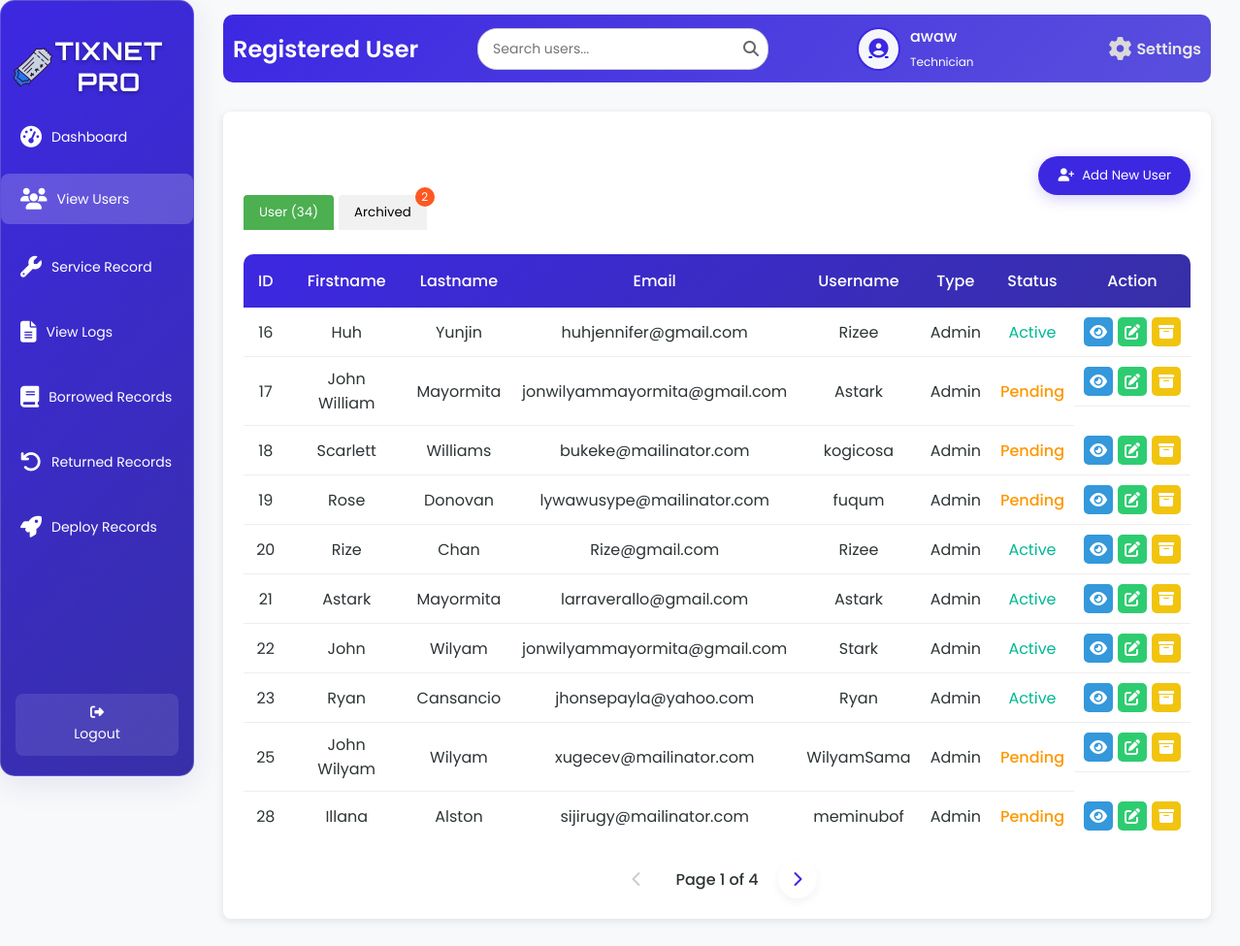
The page /viewU.php (signed in) on the database its author committed.
### tables this page shows
CREATE TABLE `tbl_user` (
  `u_id` int(50) NOT NULL,
  `u_fname` varchar(200) NOT NULL,
  `u_lname` varchar(200) NOT NULL,
  `u_email` varchar(200) NOT NULL,
  `u_username` varchar(200) NOT NULL,
  `u_password` varchar(200) NOT NULL,
  `u_type` varchar(200) NOT NULL,
  `u_status` varchar(200) NOT NULL
);

### viewU.php (the view, shortened to what this page needs)
<?php
include 'db.php';
$username = $_SESSION['username'];
$firstName = '';
$userType = '';
$avatarPath = $_SESSION['avatarPath'];
if ($conn) {
    $sqlUser = "SELECT u_fname, u_lname, u_type FROM tbl_user WHERE u_username = ?";
    $stmt = $conn->prepare($sqlUser);
    if (!$stmt) {
        error_log("Prepare failed for user details: " . $conn->error);
    } else {
        $stmt->bind_param("s", $username);
        $stmt->execute();
        $resultUser = $stmt->get_result();
        if ($resultUser->num_rows > 0) {
            $row = $resultUser->fetch_assoc();
            $firstName = $row['u_fname'];
            $userType = $row['u_type'];
        }
    }
}
$limit = 10;
$page = isset($_GET['page']) ? (int)$_GET['page'] : 1;
$offset = ($page - 1) * $limit;
$countQuery = "SELECT COUNT(*) as total FROM tbl_user WHERE u_status IN ('active', 'pending')";
$countResult = $conn->query($countQuery);
$totalUsers = $countResult->fetch_assoc()['total'];
$totalPages = ceil($totalUsers / $limit);
$sql = "SELECT u_id, u_fname, u_lname, u_email, u_username, u_type, u_status FROM tbl_user WHERE u_status IN ('active', 'pending') LIMIT ?, ?";
$stmt = $conn->prepare($sql);
$stmt->bind_param("ii", $offset, $limit);
$stmt->execute();
$activeAndPendingUsers = $stmt->get_result();
$archivedCountQuery = "SELECT COUNT(*) as total FROM tbl_archive";
$archivedCountResult = $conn->query($archivedCountQuery);
$totalArchived = $archivedCountResult->fetch_assoc()['total'];
?>
<!DOCTYPE html>
<html lang="en">
<head>
    <link rel="stylesheet" href="viewU.css">
    <link rel="stylesheet" href="https://cdnjs.cloudflare.com/ajax/libs/font-awesome/6.6.0/css/all.min.css" />
</head>
<body>
<div class="wrapper">
    <div class="sidebar glass-container">
        <h2><img src="image/logo.png" alt="Tix Net Icon" class="sidebar-icon">TixNet Pro</h2>
        <ul>
            <li><a href="adminD.php"><i class="fas fa-tachometer-alt"></i> <span>Dashboard</span></a></li>
            <li><a href="viewU.php" class="active"><i class="fas fa-users"></i> <span>View Users</span></a></li>
            <li><a href="view_service_record.php"><i class="fas fa-wrench"></i> <span>Service Record</span></a></li>
            <li><a href="logs.php"><i class="fas fa-file-alt"></i> <span>View Logs</span></a></li>
            <li><a href="borrowedT.php"><i class="fas fa-book"></i> <span>Borrowed Records</span></a></li>
            <li><a href="returnT.php"><i class="fas fa-undo"></i> <span>Returned Records</span></a></li>
            <li><a href="deployedT.php"><i class="fas fa-rocket"></i> <span>Deploy Records</span></a></li>
        </ul>
        <footer>
            <a href="index.php" class="back-home"><i class="fas fa-sign-out-alt"></i> Logout</a>
        </footer>
    </div>
    <div class="container">
        <div class="upper">
            <h1>Registered User</h1>
            <div class="search-container">
                <input type="text" class="search-bar" id="searchInput" placeholder="Search users..." onkeyup="debouncedSearchUsers()">
                <span class="search-icon"><i class="fas fa-search"></i></span>
            </div>
            <div class="user-profile">
                <div class="user-icon">
                    <a href="image.php">
                        <?php
                        $cleanAvatarPath = preg_replace('/\?\d+$/', '', $avatarPath);
                        if (!empty($avatarPath) && file_exists($cleanAvatarPath)) {
                            echo "<img src='" . htmlspecialchars($avatarPath, ENT_QUOTES, 'UTF-8') . "' alt='User Avatar'>";
                        } else {
                            echo "<i class='fas fa-user-circle'></i>";
                        }
                        ?>
                    </a>
                </div>
                <div class="user-details">
                    <span><?php echo htmlspecialchars($firstName, ENT_QUOTES, 'UTF-8'); ?></span>
                    <small><?php echo htmlspecialchars(ucfirst($userType), ENT_QUOTES, 'UTF-8'); ?></small>
                </div>
                <a href="settings.php" class="settings-link">
                    <i class="fas fa-cog"></i>
                    <span>Settings</span>
                </a>
            </div>
        </div>
        <div class="table-box glass-container">
            <div class="tab-buttons">
                <button class="tab-btn active" onclick="showTab('active')">User (<?php echo $totalUsers; ?>)</button>
                <button class="tab-btn" onclick="showTab('archived')">
                    Archived
                    <?php if ($totalArchived > 0): ?>
                        <span class="tab-badge"><?php echo $totalArchived; ?></span>
                    <?php endif; ?>
                </button>
            </div>
            <div id="active-users-tab" class="active">
                <div>
                    <button class="add-user-btn" onclick="showAddUserModal()"><i class="fas fa-user-plus"></i> Add New User</button>
                </div>
                <table id="active-users-table">
                    <thead>
                        <tr>
                            <th>ID</th>
                            <th>Firstname</th>
                            <th>Lastname</th>
                            <th>Email</th>
                            <th>Username</th>
                            <th>Type</th>
                            <th>Status</th>
                            <th>Action</th>
                        </tr>
                    </thead>
                    <tbody id="active-users-tbody">
                        <?php
                        if ($activeAndPendingUsers->num_rows > 0) {
                            while ($row = $activeAndPendingUsers->fetch_assoc()) {
                                echo "<tr>
                                        <td>{$row['u_id']}</td>
                                        <td>" . htmlspecialchars($row['u_fname'], ENT_QUOTES, 'UTF-8') . "</td>
                                        <td>" . htmlspecialchars($row['u_lname'], ENT_QUOTES, 'UTF-8') . "</td>
                                        <td>" . htmlspecialchars($row['u_email'], ENT_QUOTES, 'UTF-8') . "</td>
                                        <td>" . htmlspecialchars($row['u_username'], ENT_QUOTES, 'UTF-8') . "</td>
                                        <td>" . ucfirst(strtolower($row['u_type'])) . "</td>
                                        <td class='status-" . strtolower($row['u_status']) . "'>" . ucfirst(strtolower($row['u_status'])) . "</td>
                                        <td class='action-buttons'>
                                            <a class='view-btn' onclick=\"showViewModal('{$row['u_id']}', '" . htmlspecialchars($row['u_fname'], ENT_QUOTES, 'UTF-8') . "', '" . htmlspecialchars($row['u_lname'], ENT_QUOTES, 'UTF-8') . "', '" . htmlspecialchars($row['u_email'], ENT_QUOTES, 'UTF-8') . "', '" . htmlspecialchars($row['u_username'], ENT_QUOTES, 'UTF-8') . "', '{$row['u_type']}', '{$row['u_status']}')\" title='View'><i class='fas fa-eye'></i></a>
                                            <a class='edit-btn' onclick=\"showEditUserModal('{$row['u_id']}', '" . htmlspecialchars($row['u_fname'], ENT_QUOTES, 'UTF-8') . "', '" . htmlspecialchars($row['u_lname'], ENT_QUOTES, 'UTF-8') . "', '" . htmlspecialchars($row['u_email'], ENT_QUOTES, 'UTF-8') . "', '" . htmlspecialchars($row['u_username'], ENT_QUOTES, 'UTF-8') . "', '{$row['u_type']}', '{$row['u_status']}')\" title='Edit'><i class='fas fa-edit'></i></a>
                                            <a class='archive-btn' onclick=\"showArchiveModal('{$row['u_id']}', '" . htmlspecialchars($row['u_fname'] . ' ' . $row['u_lname'], ENT_QUOTES, 'UTF-8') . "')\" title='Archive'><i class='fas fa-archive'></i></a>
                                        </td>
                                    </tr>";
                            }
                        } else {
                            echo "<tr><td colspan='8' style='text-align: center;'>No active or pending users found.</td></tr>";
                        }
                        ?>
                    </tbody>
                </table>
                <div class="pagination" id="active-users-pagination">
                    <?php if ($page > 1): ?>
                        <a href="javascript:searchUsers(<?php echo $page - 1; ?>)" class="pagination-link"><i class="fas fa-chevron-left"></i></a>
                    <?php else: ?>
                        <span class="pagination-link disabled"><i class="fas fa-chevron-left"></i></span>
                    <?php endif; ?>
                    <span class="current-page">Page <?php echo $page; ?> of <?php echo $totalPages; ?></span>
                    <?php if ($page < $totalPages): ?>
                        <a href="javascript:searchUsers(<?php echo $page + 1; ?>)" class="pagination-link"><i class="fas fa-chevron-right"></i></a>
                    <?php else: ?>
                        <span class="pagination-link disabled"><i class="fas fa-chevron-right"></i></span>
                    <?php endif; ?>
                </div>
            </div>
        </div>
    </div>
</div>
</body>
</html>

### rows shown on the page
tbl_user: u_fname "awaw", u_type "Technician"
tbl_user: u_id "16", u_fname "Huh", u_lname "Yunjin", u_email "huhjennifer@gmail.com", u_username "Rizee", u_type "Admin", u_status "Active"
tbl_user: u_id "17", u_fname "John William", u_lname "Mayormita", u_email "jonwilyammayormita@gmail.com", u_username "Astark", u_type "Admin", u_status "Pending"
tbl_user: u_id "18", u_fname "Scarlett", u_lname "Williams", u_email "bukeke@mailinator.com", u_username "kogicosa", u_type "Admin", u_status "Pending"
tbl_user: u_id "19", u_fname "Rose", u_lname "Donovan", u_email "lywawusype@mailinator.com", u_username "fuqum", u_type "Admin", u_status "Pending"
tbl_user: u_id "20", u_fname "Rize", u_lname "Chan", u_email "Rize@gmail.com", u_username "Rizee", u_type "Admin", u_status "Active"
tbl_user: u_id "21", u_fname "Astark", u_lname "Mayormita", u_email "larraverallo@gmail.com", u_username "Astark", u_type "Admin", u_status "Active"
tbl_user: u_id "22", u_fname "John", u_lname "Wilyam", u_email "jonwilyammayormita@gmail.com", u_username "Stark", u_type "Admin", u_status "Active"
tbl_user: u_id "23", u_fname "Ryan", u_lname "Cansancio", u_email "jhonsepayla@yahoo.com", u_username "Ryan", u_type "Admin", u_status "Active"
tbl_user: u_id "25", u_fname "John Wilyam", u_lname "Wilyam", u_email "xugecev@mailinator.com", u_username "WilyamSama", u_type "Admin", u_status "Pending"
tbl_user: u_id "28", u_fname "Illana", u_lname "Alston", u_email "sijirugy@mailinator.com", u_username "meminubof", u_type "Admin", u_status "Pending"

### other values the page prints
$totalUsers "34"
$totalArchived "2"
$page "1"
$totalPages "4"
